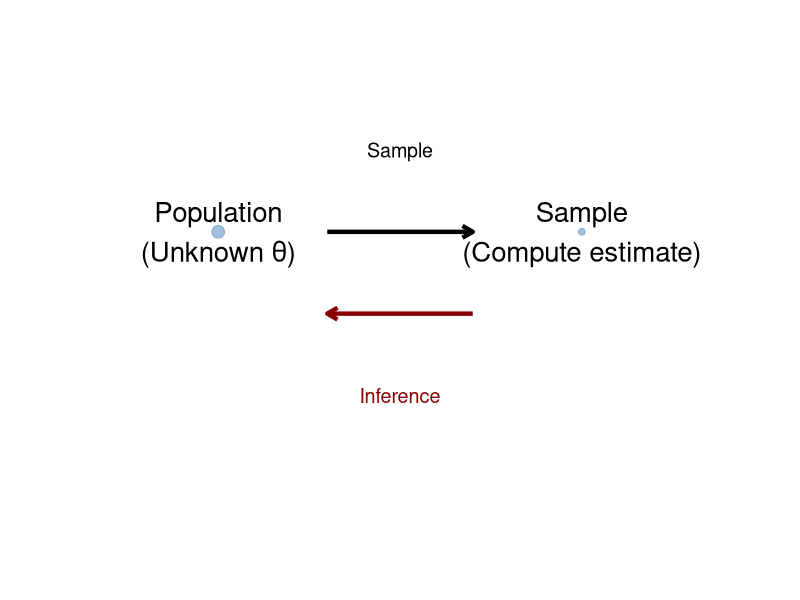
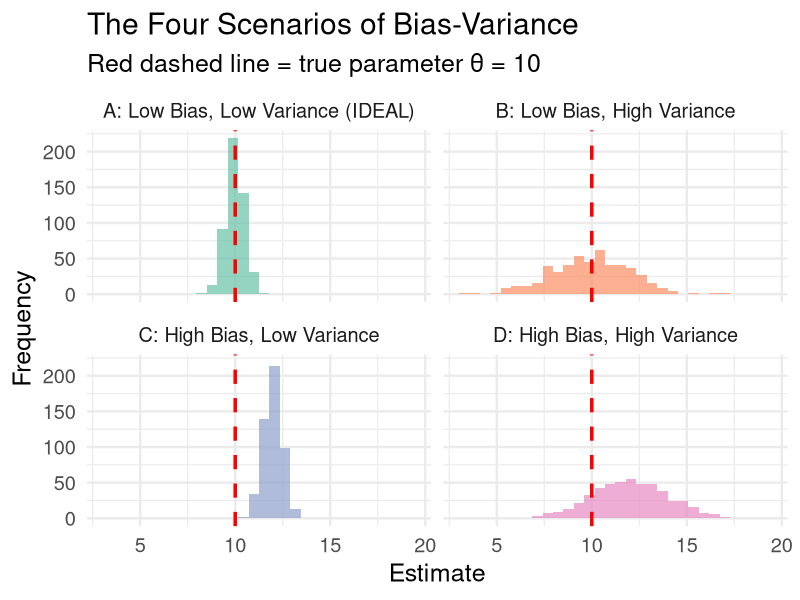
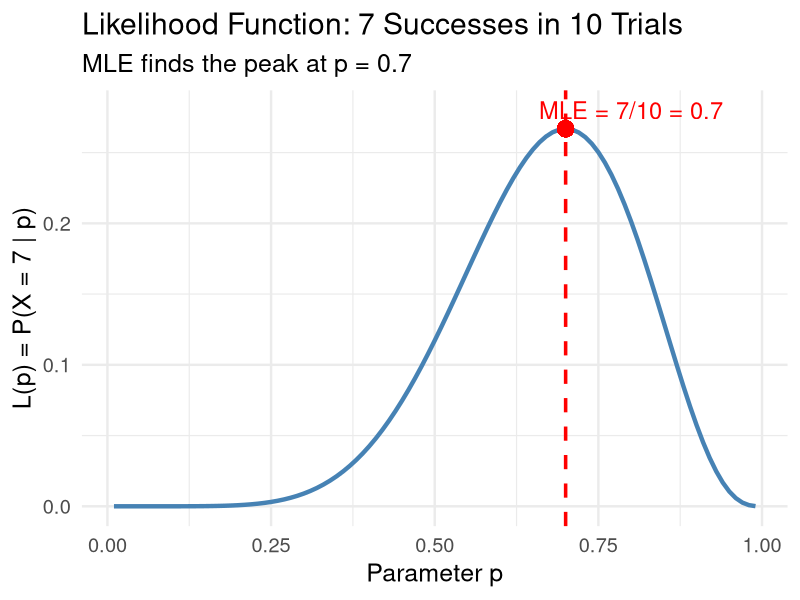
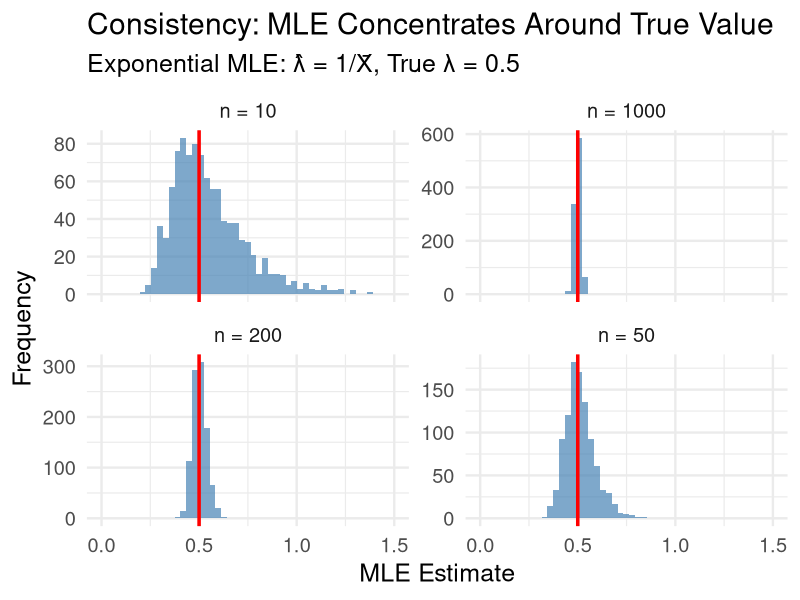
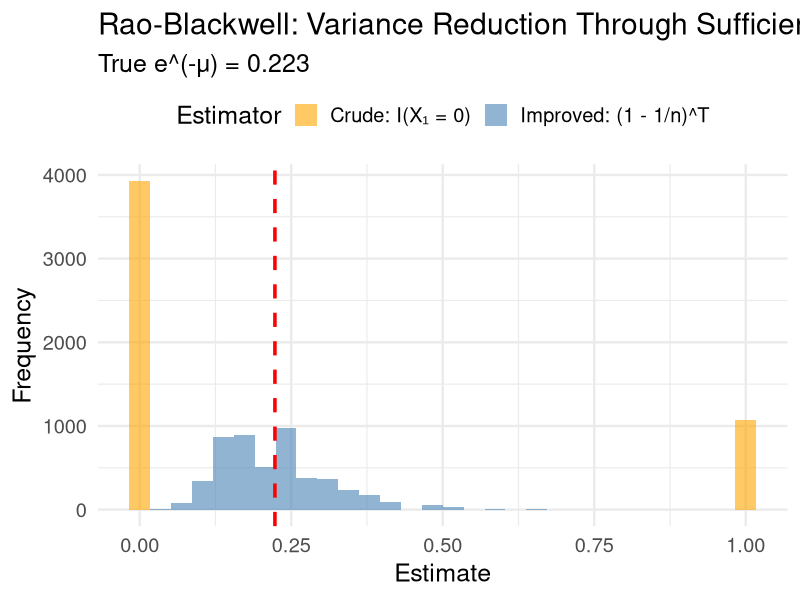

Source code (R) for these figures, in order:
## ---- chunk 1
#| label: setup
#| include: false
library(tidyverse)
set.seed(42)
theme_set(theme_minimal(base_size = 18))
## ---- chunk 2
#| echo: false
#| fig-height: 4
library(DiagrammeR)

grViz("
digraph journey {
  graph [rankdir = LR, bgcolor = transparent]
  node [shape = box, style = filled, fontsize = 14]
  
  L1 [label = 'Lesson 1\\nStatistics &\\nSampling', fillcolor = lightblue]
  L2 [label = 'Lesson 2\\nBias, Variance,\\nMSE', fillcolor = lightyellow]
  L3 [label = 'Lesson 3\\nMVUE &\\nCRLB', fillcolor = palegreen1]
  L4 [label = 'Lesson 4\\nMME &\\nMLE', fillcolor = lightsalmon]
  L5 [label = 'Lesson 5\\nSufficient\\nStatistics', fillcolor = plum]
  
  L1 -> L2 -> L3 -> L4 -> L5
}
")
## ---- chunk 3
#| echo: false
#| fig-height: 4
tibble(x = c(1, 2), y = c(1, 1), size = c(4, 2)) |> 
  ggplot(aes(x = x, y = y)) +
  geom_point(aes(size = size), color = "steelblue", alpha = 0.5) +
  annotate("text", x = 1, y = 1, label = "Population\n(Unknown θ)", size = 7) +
  annotate("text", x = 2, y = 1, label = "Sample\n(Compute estimate)", size = 7) +
  annotate("segment", x = 1.3, xend = 1.7, y = 1, yend = 1,
           arrow = arrow(length = unit(0.3, "cm")), linewidth = 1.5) +
  annotate("text", x = 1.5, y = 1.12, label = "Sample", size = 5) +
  annotate("segment", x = 1.7, xend = 1.3, y = 0.88, yend = 0.88,
           arrow = arrow(length = unit(0.3, "cm")), linewidth = 1.5, color = "darkred") +
  annotate("text", x = 1.5, y = 0.76, label = "Inference", size = 5, color = "darkred") +
  scale_size_identity() + xlim(0.5, 2.5) + ylim(0.5, 1.3) + theme_void()
## ---- chunk 4
#| echo: false
#| fig-height: 5.5
set.seed(42)
estimator_comparison <- bind_rows(
  tibble(type = "A: Low Bias, Low Variance (IDEAL)", estimate = rnorm(500, 10, 0.5)),
  tibble(type = "B: Low Bias, High Variance", estimate = rnorm(500, 10, 2)),
  tibble(type = "C: High Bias, Low Variance", estimate = rnorm(500, 12, 0.5)),
  tibble(type = "D: High Bias, High Variance", estimate = rnorm(500, 12, 2))
)

estimator_comparison |> 
  ggplot(aes(x = estimate, fill = type)) +
  geom_histogram(bins = 30, alpha = 0.7) +
  geom_vline(xintercept = 10, color = "red", linetype = "dashed", linewidth = 1.2) +
  facet_wrap(~type) +
  labs(x = "Estimate", y = "Frequency", 
       title = "The Four Scenarios of Bias-Variance",
       subtitle = "Red dashed line = true parameter θ = 10") +
  theme(legend.position = "none") +
  scale_fill_brewer(palette = "Set2")
## ---- chunk 5
#| code-fold: true
# Compare standard estimator vs. "add-two" estimator
true_p <- 0.2  # True cure rate (rare disease)
n <- 25
n_sims <- 5000

prop_sim <- tibble(sim = 1:n_sims) |> 
  mutate(
    x = rbinom(n_sims, size = n, prob = true_p),
    p_standard = x / n,                    # Unbiased
    p_addtwo = (x + 2) / (n + 4)           # Biased toward 0.5
  )

# Compare properties
prop_sim |> 
  summarize(
    `Standard: Mean` = mean(p_standard),
    `Standard: Bias` = mean(p_standard) - true_p,
    `Standard: Variance` = var(p_standard),
    `Standard: MSE` = mean((p_standard - true_p)^2),
    `Add-Two: Mean` = mean(p_addtwo),
    `Add-Two: Bias` = mean(p_addtwo) - true_p,
    `Add-Two: Variance` = var(p_addtwo),
    `Add-Two: MSE` = mean((p_addtwo - true_p)^2)
  ) |> 
  pivot_longer(everything()) |> 
  separate(name, into = c("Estimator", "Metric"), sep = ": ") |> 
  pivot_wider(names_from = Estimator, values_from = value) |> 
  mutate(across(where(is.numeric), ~round(., 5)))
## ---- chunk 6
#| echo: false
#| fig-height: 5
# Likelihood for binomial: 7 successes in 10 trials
tibble(p = seq(0.01, 0.99, by = 0.01)) |> 
  mutate(likelihood = dbinom(7, 10, p)) |> 
  ggplot(aes(x = p, y = likelihood)) +
  geom_line(color = "steelblue", linewidth = 1.5) +
  geom_vline(xintercept = 0.7, color = "red", linetype = "dashed", linewidth = 1.2) +
  geom_point(aes(x = 0.7, y = dbinom(7, 10, 0.7)), color = "red", size = 5) +
  labs(title = "Likelihood Function: 7 Successes in 10 Trials",
       subtitle = "MLE finds the peak at p = 0.7",
       x = "Parameter p", y = "L(p) = P(X = 7 | p)") +
  annotate("text", x = 0.8, y = 0.28, label = "MLE = 7/10 = 0.7", color = "red", size = 6)
## ---- chunk 7
#| echo: false
#| fig-height: 5.5
set.seed(42)
true_lambda <- 0.5
sample_sizes <- c(10, 50, 200, 1000)

consistency_sim <- map(sample_sizes, function(n) {
  tibble(
    n = n,
    mle = map_dbl(1:1000, \(s) 1 / mean(rexp(n, rate = true_lambda)))
  )
}) |> list_rbind()

consistency_sim |> 
  ggplot(aes(x = mle)) +
  geom_histogram(bins = 40, fill = "steelblue", alpha = 0.7) +
  geom_vline(xintercept = true_lambda, color = "red", linewidth = 1.2) +
  facet_wrap(~paste("n =", n), scales = "free_y") +
  coord_cartesian(xlim = c(0, 1.5)) +
  labs(title = "Consistency: MLE Concentrates Around True Value",
       subtitle = "Exponential MLE: λ̂ = 1/X̄, True λ = 0.5",
       x = "MLE Estimate", y = "Frequency")
## ---- chunk 8
# Two datasets with same mean but different information about θ
data_A <- c(2, 4, 6, 8)   # mean = 5, max = 8
data_B <- c(1, 4, 5, 10)  # mean = 5, max = 10

cat("Dataset A: mean =", mean(data_A), ", max =", max(data_A), "\n")
cat("Dataset B: mean =", mean(data_B), ", max =", max(data_B), "\n")
## ---- chunk 9
#| code-fold: true
set.seed(42)
mu_true <- 1.5
n <- 10
n_sims <- 5000

# Simulation
rb_sim <- tibble(sim = 1:n_sims) |> 
  mutate(
    data = map(sim, \(s) rpois(n, mu_true)),
    T_sum = map_dbl(data, sum),
    crude_U = map_dbl(data, \(d) as.numeric(d[1] == 0)),
    improved_U = (1 - 1/n)^T_sum
  )

rb_sim |> 
  summarize(
    `True e^(-μ)` = exp(-mu_true),
    `Crude: E[U]` = mean(crude_U),
    `Crude: Var` = var(crude_U),
    `Improved: E[U*]` = mean(improved_U),
    `Improved: Var` = var(improved_U)
  ) |> 
  pivot_longer(everything()) |> 
  mutate(value = round(value, 4))
## ---- chunk 10
#| echo: false
#| fig-height: 5
rb_sim |> 
  select(crude_U, improved_U) |> 
  pivot_longer(everything(), names_to = "Estimator", values_to = "Estimate") |> 
  mutate(Estimator = case_when(
    Estimator == "crude_U" ~ "Crude: I(X₁ = 0)",
    Estimator == "improved_U" ~ "Improved: (1 - 1/n)^T"
  )) |> 
  ggplot(aes(x = Estimate, fill = Estimator)) +
  geom_histogram(bins = 30, alpha = 0.6, position = "identity") +
  geom_vline(xintercept = exp(-mu_true), color = "red", linetype = "dashed", linewidth = 1.2) +
  labs(title = "Rao-Blackwell: Variance Reduction Through Sufficiency",
       subtitle = paste0("True e^(-μ) = ", round(exp(-mu_true), 3)),
       x = "Estimate", y = "Frequency") +
  scale_fill_manual(values = c("orange", "steelblue")) +
  theme(legend.position = "top")
## ---- chunk 11
#| echo: false
#| fig-height: 5
grViz("
digraph connections {
  graph [rankdir = TB, bgcolor = transparent]
  node [shape = box, style = filled, fontsize = 14]
  
  Data [label = 'Raw Data\\nX₁, ..., Xₙ', fillcolor = lightgray]
  Suff [label = 'Sufficient Statistic T\\n(Data Reduction)', fillcolor = lightyellow]
  MLE [label = 'MLE\\n(Asymptotically Optimal)', fillcolor = lightblue]
  MVUE [label = 'MVUE\\n(Best Unbiased)', fillcolor = lightgreen]
  CRLB [label = 'CRLB\\n(Lower Bound)', fillcolor = lightsalmon]
  
  Data -> Suff [label = 'Factorization\\nTheorem']
  Suff -> MLE [label = 'MLE is function of T']
  Suff -> MVUE [label = 'Rao-Blackwell &\\nLehmann-Scheffé']
  CRLB -> MVUE [label = 'Efficiency:\\nVar(MVUE) = CRLB']
  MLE -> MVUE [label = 'For large n', style = dashed]
}
")
## ---- chunk 12
#| echo: false
#| fig-height: 6
grViz("
digraph decision {
  graph [rankdir = TB, bgcolor = transparent]
  node [shape = box, style = filled, fontsize = 13]
  
  Q1 [label = 'Need an estimator for θ', fillcolor = lightblue]
  Q2 [label = 'Can you find a sufficient\\nstatistic T?', fillcolor = lightyellow, shape = diamond]
  Q3 [label = 'Is T complete?', fillcolor = lightyellow, shape = diamond]
  Q4 [label = 'Can you find an unbiased\\nfunction h(T)?', fillcolor = lightyellow, shape = diamond]
  
  A1 [label = 'Use MLE\\n(asymptotically optimal)', fillcolor = lightgreen]
  A2 [label = 'h(T) is the MVUE!', fillcolor = palegreen]
  A3 [label = 'Use Rao-Blackwell\\nto improve', fillcolor = lightgreen]
  A4 [label = 'Consider biased\\nestimators via MSE', fillcolor = lightsalmon]
  
  Q1 -> Q2
  Q2 -> Q3 [label = 'Yes']
  Q2 -> A1 [label = 'No or Hard']
  Q3 -> Q4 [label = 'Yes']
  Q3 -> A3 [label = 'No']
  Q4 -> A2 [label = 'Yes']
  Q4 -> A4 [label = 'No']
}
")
## ---- chunk 13
progression_times <- c(3.2, 8.1, 5.6, 12.4, 2.1, 7.8, 4.3, 9.5, 6.2, 11.3,
                       3.8, 7.1, 5.9, 10.2, 4.7, 8.6, 6.5, 9.1, 3.5, 7.4)
cat("Sample mean:", mean(progression_times), "months")
